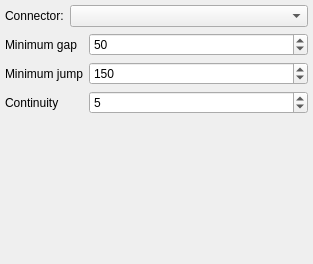
<?xml version="1.0" encoding="UTF-8"?>
<ui version="4.0">
 <class>GhostPointsFilterPlugin</class>
 <widget class="QWidget" name="GhostPointsFilterPlugin">
  <property name="geometry">
   <rect>
    <x>0</x>
    <y>0</y>
    <width>313</width>
    <height>264</height>
   </rect>
  </property>
  <property name="windowTitle">
   <string>Form</string>
  </property>
  <layout class="QVBoxLayout" name="verticalLayout_7">
   <property name="leftMargin">
    <number>5</number>
   </property>
   <property name="topMargin">
    <number>5</number>
   </property>
   <property name="rightMargin">
    <number>5</number>
   </property>
   <property name="bottomMargin">
    <number>5</number>
   </property>
   <item>
    <layout class="QHBoxLayout" name="horizontalLayout_2" stretch="0,1">
     <property name="topMargin">
      <number>0</number>
     </property>
     <item>
      <widget class="QLabel" name="label_2">
       <property name="text">
        <string>Connector:</string>
       </property>
      </widget>
     </item>
     <item>
      <widget class="QComboBox" name="sources"/>
     </item>
    </layout>
   </item>
   <item>
    <layout class="QHBoxLayout" name="horizontalLayout" stretch=""/>
   </item>
   <item>
    <layout class="QFormLayout" name="formLayout">
     <property name="topMargin">
      <number>0</number>
     </property>
     <item row="0" column="0">
      <widget class="QLabel" name="label">
       <property name="text">
        <string>Minimum gap</string>
       </property>
      </widget>
     </item>
     <item row="0" column="1">
      <widget class="QSpinBox" name="minGap">
       <property name="minimum">
        <number>1</number>
       </property>
       <property name="maximum">
        <number>400000</number>
       </property>
       <property name="value">
        <number>50</number>
       </property>
      </widget>
     </item>
     <item row="1" column="0">
      <widget class="QLabel" name="label_3">
       <property name="text">
        <string>Minimum jump</string>
       </property>
      </widget>
     </item>
     <item row="1" column="1">
      <widget class="QSpinBox" name="minJump">
       <property name="minimum">
        <number>1</number>
       </property>
       <property name="maximum">
        <number>400000</number>
       </property>
       <property name="value">
        <number>150</number>
       </property>
      </widget>
     </item>
     <item row="2" column="0">
      <widget class="QLabel" name="label_4">
       <property name="text">
        <string>Continuity</string>
       </property>
      </widget>
     </item>
     <item row="2" column="1">
      <widget class="QSpinBox" name="continuity">
       <property name="minimum">
        <number>1</number>
       </property>
       <property name="maximum">
        <number>400000</number>
       </property>
       <property name="value">
        <number>5</number>
       </property>
      </widget>
     </item>
    </layout>
   </item>
   <item>
    <spacer name="verticalSpacer">
     <property name="orientation">
      <enum>Qt::Vertical</enum>
     </property>
     <property name="sizeHint" stdset="0">
      <size>
       <width>20</width>
       <height>40</height>
      </size>
     </property>
    </spacer>
   </item>
  </layout>
 </widget>
 <resources/>
 <connections/>
</ui>
